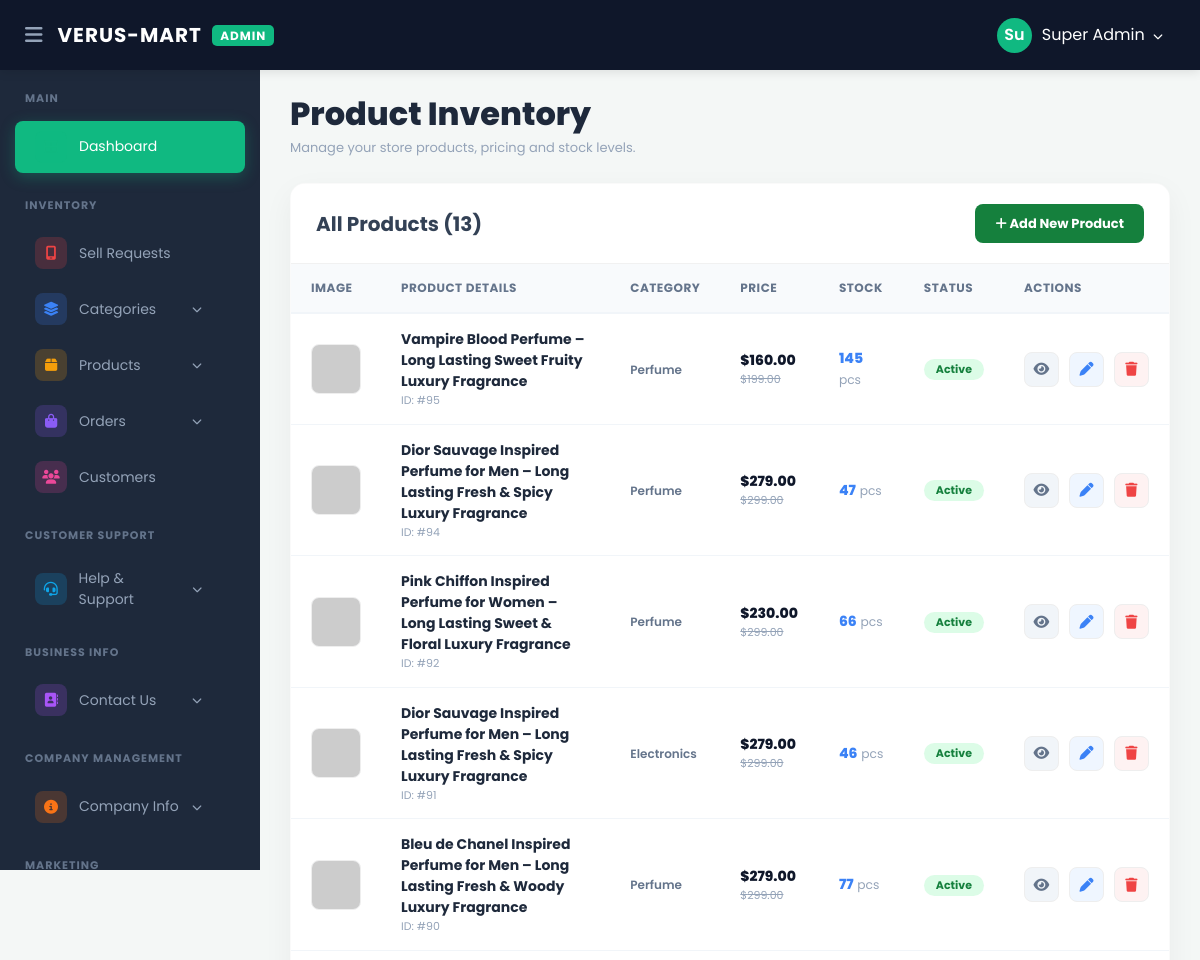
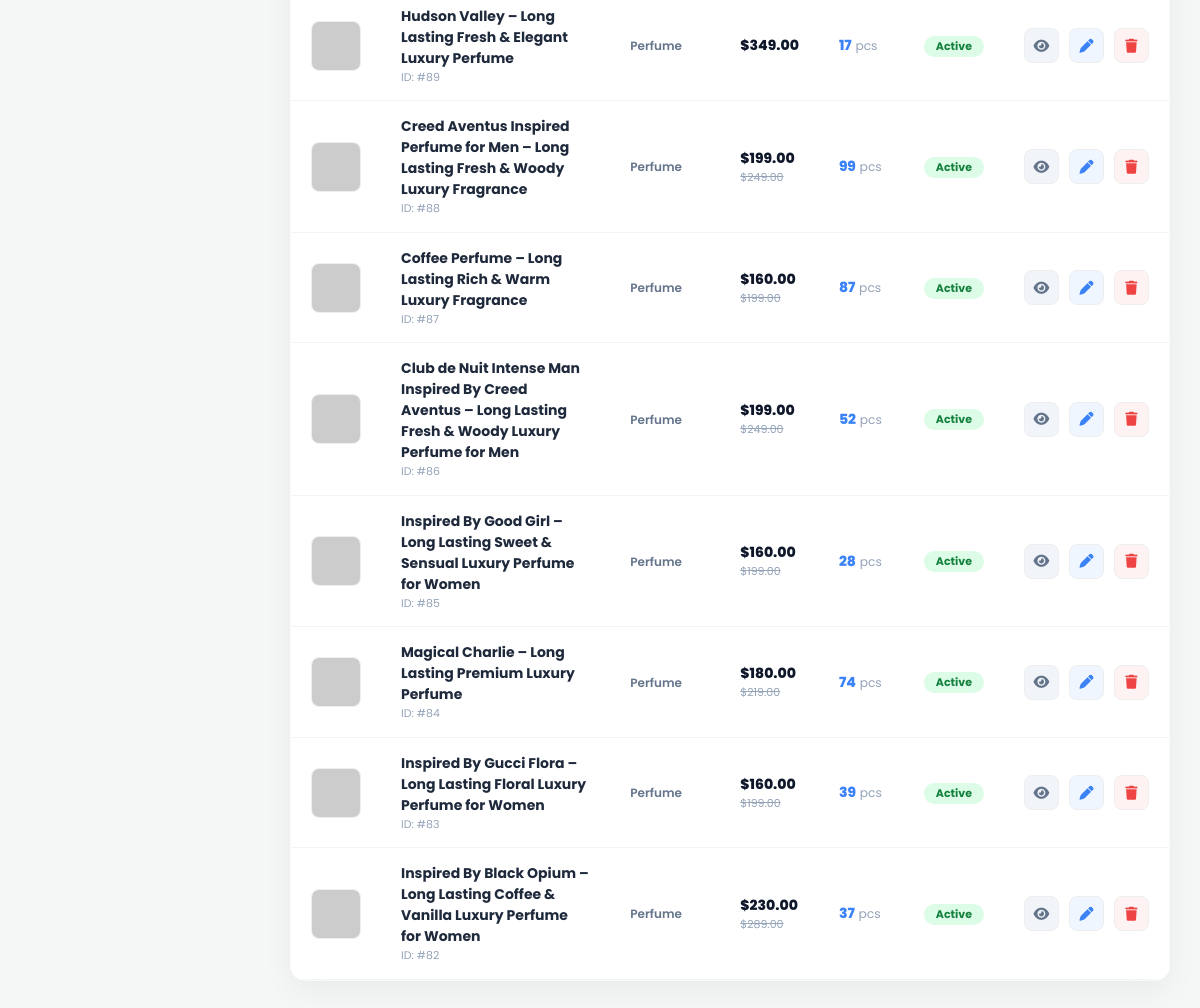
/verusmart/admin/product_list.php (signed in), run on the app's committed database (2 pictures, top to bottom).
### tables this page shows
CREATE TABLE `products` (
  `id` int(11) NOT NULL,
  `name` varchar(255) NOT NULL,
  `description` mediumtext DEFAULT NULL,
  `category_id` int(11) DEFAULT NULL,
  `brand_id` int(11) DEFAULT 0,
  `price` decimal(10,2) DEFAULT NULL,
  `stock` int(11) DEFAULT 0,
  `created_at` timestamp NULL DEFAULT current_timestamp(),
  `status` varchar(20) DEFAULT 'active',
  `is_recommended` tinyint(1) DEFAULT 0,
  `is_featured` tinyint(1) DEFAULT 0,
  `image` varchar(255) DEFAULT NULL,
  `image_2` varchar(255) DEFAULT NULL,
  `image_3` varchar(255) DEFAULT NULL,
  `old_price` decimal(10,2) DEFAULT 0.00,
  `discount_percent` int(11) DEFAULT 0,
  `rating` int(11) DEFAULT 5,
  `unit` varchar(50) DEFAULT 'per lb',
  `total_reviews` int(11) DEFAULT 0,
  `is_trending` tinyint(1) DEFAULT 0,
  `is_best_seller` tinyint(1) DEFAULT 0,
  `is_weekday_deal` tinyint(1) DEFAULT 0
);

CREATE TABLE `categories` (
  `id` int(11) NOT NULL,
  `name` varchar(255) NOT NULL,
  `priority` int(11) DEFAULT 0,
  `image` varchar(255) DEFAULT NULL,
  `status` enum('active','inactive') DEFAULT 'active',
  `banner` varchar(255) DEFAULT NULL
);

### verusmart/admin/product_list.php (the view, shortened to what this page needs)
<?php
include 'header.php';
include 'sidebar.php';
$product_path = "uploads/products/";
$query = "SELECT p.*, c.name as cat_name FROM products p
          LEFT JOIN categories c ON p.category_id = c.id
          ORDER BY p.id DESC";
$result = mysqli_query($conn, $query);
?>
<div class="content-wrapper">
    <div style="margin-bottom: 25px;">
        <h2 style="margin: 0; font-weight: 800; color: #1e293b;">Product Inventory</h2>
        <p style="color: #94a3b8; font-size: 13px; margin: 5px 0 0;">Manage your store products, pricing and stock levels.</p>
    </div>
    <div class="table-card">
        <div class="card-header">
            <h4>All Products (<?php echo mysqli_num_rows($result); ?>)</h4>
            <a href="add_product.php" class="btn-add"><i class="fa fa-plus"></i> Add New Product</a>
        </div>
        <div class="table-responsive">
            <table>
                <thead>
                    <tr>
                        <th>Image</th>
                        <th>Product Details</th>
                        <th>Category</th>
                        <th>Price</th>
                        <th>Stock</th>
                        <th>Status</th>
                        <th>Actions</th>
                    </tr>
                </thead>
                <tbody>
                    <?php if(mysqli_num_rows($result) > 0): ?>
                        <?php while($row = mysqli_fetch_assoc($result)): ?>
                        <tr>
                            <td>
                                <img src="<?php echo $product_path . $row['image']; ?>"
                                     class="p-img"
                                     onerror="this.onerror=null; this.src='https://placehold.jp/50x50.png?text=No+Img';">
                            </td>
                            <td>
                                <div style="font-weight: 700; color: #1e293b;"><?php echo htmlspecialchars($row['name']); ?></div>
                                <div style="font-size: 11px; color: #94a3b8;">ID: #<?php echo $row['id']; ?></div>
                            </td>
                            <td><span style="font-size: 12px; font-weight: 600; color: #64748b;"><?php echo htmlspecialchars($row['cat_name'] ?? 'Uncategorized'); ?></span></td>
                            <td>
                                <div style="font-weight: 800; color: #0f172a;">$<?php echo number_format($row['price'], 2); ?></div>
                                <?php if($row['old_price'] > 0): ?>
                                    <div style="font-size: 11px; color: #94a3b8; text-decoration: line-through;">$<?php echo $row['old_price']; ?></div>
                                <?php endif; ?>
                            </td>
                            <td>
                                <span class="stock-tag"><?php echo $row['stock']; ?></span> <small style="color: #94a3b8;">pcs</small>
                            </td>
                            <td>
                                <span class="badge <?php echo ($row['status'] == 'active') ? 'status-active' : 'status-hidden'; ?>">
                                    <?php echo ucfirst($row['status']); ?>
                                </span>
                            </td>
                            <td>
                                <div class="action-btns">
                                    <a href="?toggle_status=<?php echo $row['status']; ?>&id=<?php echo $row['id']; ?>"
                                       class="action-btn btn-hide" title="Hide/Show Product">
                                        <i class="fa <?php echo ($row['status'] == 'active') ? 'fa-eye' : 'fa-eye-slash'; ?>"></i>
                                    </a>
                                    <a href="edit_product.php?id=<?php echo $row['id']; ?>" class="action-btn btn-edit" title="Edit">
                                        <i class="fa fa-pen"></i>
                                    </a>
                                    <a href="?delete=<?php echo $row['id']; ?>"
                                       class="action-btn btn-delete"
                                       onclick="return confirm('Are you sure you want to delete this product?')"
                                       title="Delete">
                                        <i class="fa fa-trash"></i>
                                    </a>
                                </div>
                            </td>
                        </tr>
                        <?php endwhile; ?>
                    <?php else: ?>
                        <tr><td colspan="7" align="center" style="padding: 50px; color: #94a3b8;">No products found in the database.</td></tr>
                    <?php endif; ?>
                </tbody>
            </table>
        </div>
    </div>
</div>
</body>
</html>

### verusmart/admin/header.php (style rules this page uses)
:root { --sidebar-width: 260px; --top-bg: #0f172a; --primary-blue: #3b82f6; }
* { margin: 0; padding: 0; box-sizing: border-box; font-family: 'Poppins', sans-serif; }
body { background: #f8fafc; overflow-x: hidden; }

### verusmart/admin/product_list.php (style rules this page uses)
:root { --sidebar-width: 260px; --bg-light: #f4f7f6; --primary-blue: #3b82f6; }
body { background-color: var(--bg-light); font-family: 'Segoe UI', sans-serif; margin: 0; }
.content-wrapper { margin-left: var(--sidebar-width); padding: 30px; transition: 0.3s; margin-top: 65px; min-height: 100vh; width: calc(100% - var(--sidebar-width)); box-sizing: border-box; }
.table-card { background: #fff; border-radius: 15px; box-shadow: 0 10px 30px rgba(0,0,0,0.05); border: 1px solid rgba(0,0,0,0.02); overflow: hidden; }
.card-header { padding: 20px 25px; display: flex; justify-content: space-between; align-items: center; background: #fff; border-bottom: 1px solid #f1f1f1; }
.card-header h4 { margin: 0; font-size: 20px; font-weight: 700; color: #334155; }
.btn-add { background: #15803d; color: #fff; text-decoration: none; padding: 10px 20px; border-radius: 8px; font-size: 13px; font-weight: bold; transition: 0.3s; }
.table-responsive { overflow-x: auto; }
table { width: 100%; border-collapse: collapse; }
th { background: #f8fafc; color: #64748b; font-size: 12px; text-transform: uppercase; text-align: left; padding: 15px 20px; border-bottom: 2px solid #f1f5f9; letter-spacing: 0.5px; }
td { padding: 15px 20px; font-size: 14px; color: #475569; border-bottom: 1px solid #f1f5f9; vertical-align: middle; }
.p-img { width: 50px; height: 50px; border-radius: 8px; object-fit: contain; background: #f8fafc; border: 1px solid #eee; }
.badge { padding: 5px 12px; border-radius: 20px; font-size: 11px; font-weight: 700; display: inline-block; }
.status-active { background: #dcfce7; color: #15803d; }
.stock-tag { color: #3b82f6; font-weight: 800; }
.action-btns { display: flex; gap: 10px; }
.action-btn { width: 35px; height: 35px; border-radius: 8px; display: flex; align-items: center; justify-content: center; text-decoration: none; font-size: 14px; transition: 0.3s; border: 1px solid #eee; }
.btn-edit { color: #3b82f6; background: #eff6ff; }
.btn-hide { color: #64748b; background: #f1f5f9; }
.btn-delete { color: #ef4444; background: #fef2f2; }

### data on the page
products: name "Vampire Blood Perfume – Long Lasting Sweet Fruity Luxury Fragrance", id "95", category.name "Perfume", price "160.00", old_price "199.00", stock "145", status "Active"
products: name "Dior Sauvage Inspired Perfume for Men – Long Lasting Fresh & Spicy Luxury Fragrance", id "94", category.name "Perfume", price "279.00", old_price "299.00", stock "47", status "Active"
products: name "Pink Chiffon Inspired Perfume for Women – Long Lasting Sweet & Floral Luxury Fragrance", id "92", category.name "Perfume", price "230.00", old_price "299.00", stock "66", status "Active"
products: name "Dior Sauvage Inspired Perfume for Men – Long Lasting Fresh & Spicy Luxury Fragrance", id "91", category.name "Electronics", price "279.00", old_price "299.00", stock "46", status "Active"
products: name "Bleu de Chanel Inspired Perfume for Men – Long Lasting Fresh & Woody Luxury Fragrance", id "90", category.name "Perfume", price "279.00", old_price "299.00", stock "77", status "Active"
products: name "Hudson Valley – Long Lasting Fresh & Elegant Luxury Perfume", id "89", category.name "Perfume", price "349.00", stock "17", status "Active"
products: name "Creed Aventus Inspired Perfume for Men – Long Lasting Fresh & Woody Luxury Fragrance", id "88", category.name "Perfume", price "199.00", old_price "249.00", stock "99", status "Active"
products: name "Coffee Perfume – Long Lasting Rich & Warm Luxury Fragrance", id "87", category.name "Perfume", price "160.00", old_price "199.00", stock "87", status "Active"
products: name "Club de Nuit Intense Man Inspired By Creed Aventus – Long Lasting Fresh & Woody Luxury Perfume for Men", id "86", category.name "Perfume", price "199.00", old_price "249.00", stock "52", status "Active"
products: name "Inspired By Good Girl – Long Lasting Sweet & Sensual Luxury Perfume for Women", id "85", category.name "Perfume", price "160.00", old_price "199.00", stock "28", status "Active"
products: name "Magical Charlie – Long Lasting Premium Luxury Perfume", id "84", category.name "Perfume", price "180.00", old_price "219.00", stock "74", status "Active"
products: name "Inspired By Gucci Flora – Long Lasting Floral Luxury Perfume for Women", id "83", category.name "Perfume", price "160.00", old_price "199.00", stock "39", status "Active"
products: name "Inspired By Black Opium – Long Lasting Coffee & Vanilla Luxury Perfume for Women", id "82", category.name "Perfume", price "230.00", old_price "289.00", stock "37", status "Active"

### other printed values
substr($_SESSION['admin_name'], 0, 2) "Su"
$_SESSION['admin_name'] "Super Admin"
mysqli_num_rows($result) "13"
